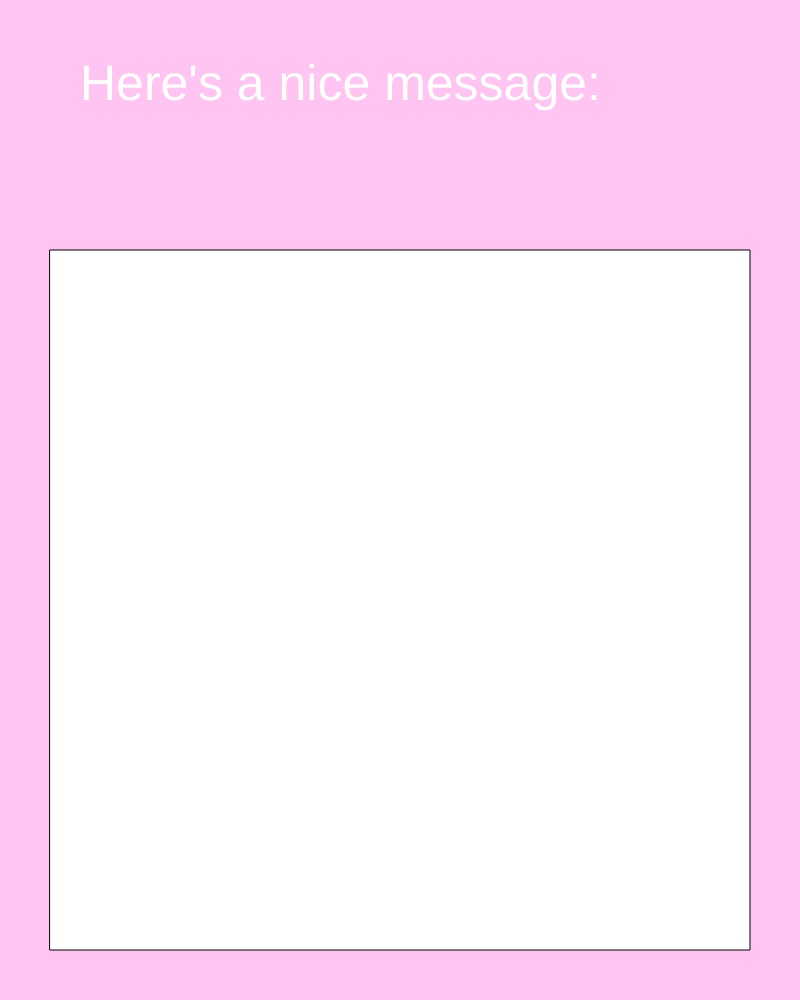
Frame 1 (no input)
Frame 60 (no input): identical to frame 1, image omitted
Frame 120 (the mouse pressed at the canvas centre since frame 60): identical to frame 1, image omitted

The p5.js sketch that drew this single still picture (run headless with seeded random() and noise() and a simulated clock; from frame 60 on, the mouse is pressed at the canvas centre):

// p5.js sketch
// ── sketch.js
//Variables
let notes = ["You got this!", "Be kind to yourself", "Keep being you"];

let notesIndex = 0;

let colors = [];

let colorIndex = 0;


function setup() {
  createCanvas(800, 1000);
  textSize(50);
  fill("white");

//Color of the notepad
  colors[0] = color("white");
  colors[1] = color(215, 196, 255);
  colors[2] = color(255, 245, 196);
  colors[3] = color(196, 251, 255);

}

function draw() {
  background(255, 196, 241);

  //Draw notepad 
  
  fill("white")
  text("Here's a nice message: ", 80, 100);

  fill(colors[colorIndex]);
  rect(50, 250, 700, 700);
  
  fill(colors[colorIndex]);
  text(notes[notesIndex], 220, height / 2);  

}
/*function mousePressed(){
  notesIndex++;
  if(notesIndex >= notes.length){
    notesIndex = 0;
  }
}*/
function keyPressed() {
 	colorIndex = (colorIndex + 1) % colors.length;
}
